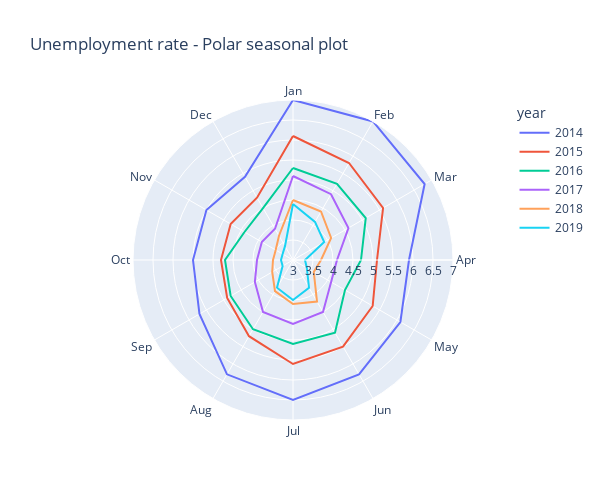

Write notebook code for a chart like this one.
### Markdown cell above
4. Create a polar seasonal plot using `plotly.express`:

### Code cell
fig = px.line_polar(
    df, r="unemp_rate", theta="month", 
    color="year", line_close=True, 
    title="Unemployment rate - Polar seasonal plot",
    width=600, height=500,
    range_r=[3, 7]
)

fig.show()

### Figure 1 — Plotly figure (JSON) as saved in the notebook; plotly's stock layout.template omitted (floating-point values rounded to 4 significant figures)
{"data": [{"hovertemplate": "year=2014<br>unemp_rate=%{r}<br>month=%{theta}<extra></extra>", "legendgroup": "2014", "line": {"color": "#636efa", "dash": "solid"}, "marker": {"symbol": "circle"}, "mode": "lines", "name": "2014", "r": [7, 7, 6.8, 5.9, 6.1, 6.3, 6.5, 6.3, 5.7, 5.5, 5.5, 5.4, 7], "showlegend": true, "subplot": "polar", "theta": ["Jan", "Feb", "Mar", "Apr", "May", "Jun", "Jul", "Aug", "Sep", "Oct", "Nov", "Dec", "Jan"], "type": "scatterpolar"}, {"hovertemplate": "year=2015<br>unemp_rate=%{r}<br>month=%{theta}<extra></extra>", "legendgroup": "2015", "line": {"color": "#EF553B", "dash": "solid"}, "marker": {"symbol": "circle"}, "mode": "lines", "name": "2015", "r": [6.1, 5.8, 5.6, 5.1, 5.3, 5.5, 5.6, 5.2, 4.9, 4.8, 4.8, 4.8, 6.1], "showlegend": true, "subplot": "polar", "theta": ["Jan", "Feb", "Mar", "Apr", "May", "Jun", "Jul", "Aug", "Sep", "Oct", "Nov", "Dec", "Jan"], "type": "scatterpolar"}, {"hovertemplate": "year=2016<br>unemp_rate=%{r}<br>month=%{theta}<extra></extra>", "legendgroup": "2016", "line": {"color": "#00cc96", "dash": "solid"}, "marker": {"symbol": "circle"}, "mode": "lines", "name": "2016", "r": [5.3, 5.2, 5.1, 4.7, 4.5, 5.1, 5.1, 5, 4.8, 4.7, 4.4, 4.5, 5.3], "showlegend": true, "subplot": "polar", "theta": ["Jan", "Feb", "Mar", "Apr", "May", "Jun", "Jul", "Aug", "Sep", "Oct", "Nov", "Dec", "Jan"], "type": "scatterpolar"}, {"hovertemplate": "year=2017<br>unemp_rate=%{r}<br>month=%{theta}<extra></extra>", "legendgroup": "2017", "line": {"color": "#ab63fa", "dash": "solid"}, "marker": {"symbol": "circle"}, "mode": "lines", "name": "2017", "r": [5.1, 4.9, 4.6, 4.1, 4.1, 4.5, 4.6, 4.5, 4.1, 3.9, 3.9, 3.9, 5.1], "showlegend": true, "subplot": "polar", "theta": ["Jan", "Feb", "Mar", "Apr", "May", "Jun", "Jul", "Aug", "Sep", "Oct", "Nov", "Dec", "Jan"], "type": "scatterpolar"}, {"hovertemplate": "year=2018<br>unemp_rate=%{r}<br>month=%{theta}<extra></extra>", "legendgroup": "2018", "line": {"color": "#FFA15A", "dash": "solid"}, "marker": {"symbol": "circle"}, "mode": "lines", "name": "2018", "r": [4.5, 4.4, 4.1, 3.7, 3.6, 4.2, 4.1, 3.9, 3.6, 3.5, 3.5, 3.7, 4.5], "showlegend": true, "subplot": "polar", "theta": ["Jan", "Feb", "Mar", "Apr", "May", "Jun", "Jul", "Aug", "Sep", "Oct", "Nov", "Dec", "Jan"], "type": "scatterpolar"}, {"hovertemplate": "year=2019<br>unemp_rate=%{r}<br>month=%{theta}<extra></extra>", "legendgroup": "2019", "line": {"color": "#19d3f3", "dash": "solid"}, "marker": {"symbol": "circle"}, "mode": "lines", "name": "2019", "r": [4.4, 4.1, 3.9, 3.3, 3.4, 3.8, 4, 3.8, 3.3, 3.3, 3.3, 3.4, 4.4], "showlegend": true, "subplot": "polar", "theta": ["Jan", "Feb", "Mar", "Apr", "May", "Jun", "Jul", "Aug", "Sep", "Oct", "Nov", "Dec", "Jan"], "type": "scatterpolar"}], "layout": {"height": 500, "legend": {"title": {"text": "year"}, "tracegroupgap": 0}, "polar": {"angularaxis": {"direction": "clockwise", "rotation": 90}, "domain": {"x": [0, 1], "y": [0, 1]}, "radialaxis": {"range": [3, 7]}}, "title": {"text": "Unemployment rate - Polar seasonal plot"}, "width": 600}}
